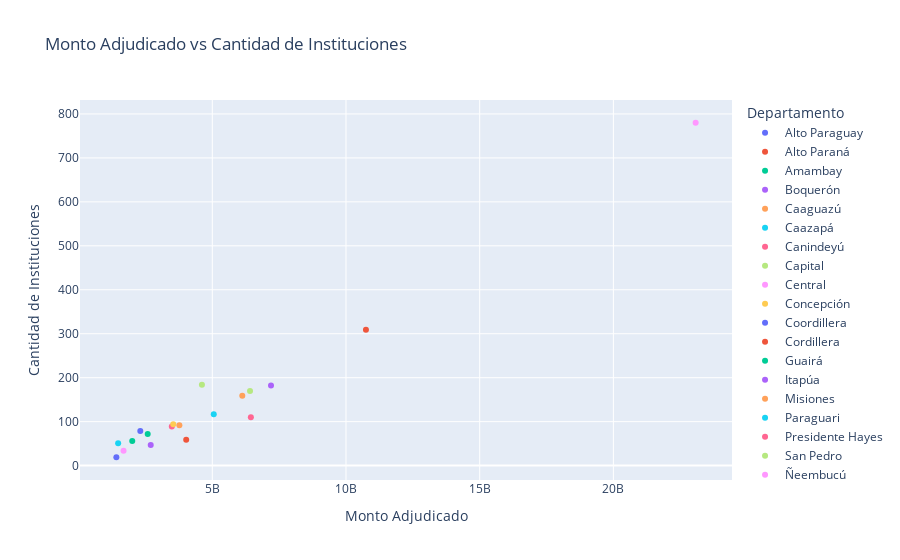

This figure's notebook cell:
### Code cell
import pandas as pd
import plotly.express as px

# Supongamos que ya has leído tu archivo Excel en un DataFrame llamado df
# df = pd.read_excel('tu_archivo.xlsx', sheet_name='DISPOSITIVOS')

# Agrupar por 'Departamento' y sumar 'Monto Adjudicado 1' y 'Cantidad de Instituciones'
df_agrupado = df.groupby('Departamento').agg({
    'Monto Adjudicado 1': 'sum',
    'Cantidad de Instituciones': 'sum'
}).reset_index()

# Ver los primeros registros del DataFrame agrupado
print(df_agrupado.head())

# Crear un gráfico de dispersión (scatter) usando Plotly Express
fig = px.scatter(
    df_agrupado,
    x='Monto Adjudicado 1',       # Eje X: Monto Adjudicado
    y='Cantidad de Instituciones',  # Eje Y: Cantidad de Instituciones
    color='Departamento',           # Colorear por Departamento
    title='Monto Adjudicado vs Cantidad de Instituciones',
    labels={
        'Monto Adjudicado 1': 'Monto Adjudicado',
        'Cantidad de Instituciones': 'Cantidad de Instituciones'
    }
)

# Mostrar el gráfico
fig.show()

# Opcional: guardar el DataFrame agrupado en un archivo CSV
df_agrupado.to_csv('../data/uepp/df_agrupado_conectividad.csv', index=False)

### Figure 1 — Plotly figure (JSON) as saved in the notebook; plotly's stock layout.template omitted (floating-point values rounded to 4 significant figures)
{"data": [{"hovertemplate": "Departamento=Alto Paraguay<br>Monto Adjudicado=%{x}<br>Cantidad de Instituciones=%{y}<extra></extra>", "legendgroup": "Alto Paraguay", "marker": {"color": "#636efa", "symbol": "circle"}, "mode": "markers", "name": "Alto Paraguay", "orientation": "v", "showlegend": true, "type": "scatter", "x": [1412138645], "xaxis": "x", "y": [19], "yaxis": "y"}, {"hovertemplate": "Departamento=Alto Paraná<br>Monto Adjudicado=%{x}<br>Cantidad de Instituciones=%{y}<extra></extra>", "legendgroup": "Alto Paraná", "marker": {"color": "#EF553B", "symbol": "circle"}, "mode": "markers", "name": "Alto Paraná", "orientation": "v", "showlegend": true, "type": "scatter", "x": [10746606201], "xaxis": "x", "y": [309], "yaxis": "y"}, {"hovertemplate": "Departamento=Amambay<br>Monto Adjudicado=%{x}<br>Cantidad de Instituciones=%{y}<extra></extra>", "legendgroup": "Amambay", "marker": {"color": "#00cc96", "symbol": "circle"}, "mode": "markers", "name": "Amambay", "orientation": "v", "showlegend": true, "type": "scatter", "x": [2006737340], "xaxis": "x", "y": [56], "yaxis": "y"}, {"hovertemplate": "Departamento=Boquerón<br>Monto Adjudicado=%{x}<br>Cantidad de Instituciones=%{y}<extra></extra>", "legendgroup": "Boquerón", "marker": {"color": "#ab63fa", "symbol": "circle"}, "mode": "markers", "name": "Boquerón", "orientation": "v", "showlegend": true, "type": "scatter", "x": [2697552529], "xaxis": "x", "y": [47], "yaxis": "y"}, {"hovertemplate": "Departamento=Caaguazú<br>Monto Adjudicado=%{x}<br>Cantidad de Instituciones=%{y}<extra></extra>", "legendgroup": "Caaguazú", "marker": {"color": "#FFA15A", "symbol": "circle"}, "mode": "markers", "name": "Caaguazú", "orientation": "v", "showlegend": true, "type": "scatter", "x": [6122099725], "xaxis": "x", "y": [159], "yaxis": "y"}, {"hovertemplate": "Departamento=Caazapá<br>Monto Adjudicado=%{x}<br>Cantidad de Instituciones=%{y}<extra></extra>", "legendgroup": "Caazapá", "marker": {"color": "#19d3f3", "symbol": "circle"}, "mode": "markers", "name": "Caazapá", "orientation": "v", "showlegend": true, "type": "scatter", "x": [1479193465], "xaxis": "x", "y": [51], "yaxis": "y"}, {"hovertemplate": "Departamento=Canindeyú<br>Monto Adjudicado=%{x}<br>Cantidad de Instituciones=%{y}<extra></extra>", "legendgroup": "Canindeyú", "marker": {"color": "#FF6692", "symbol": "circle"}, "mode": "markers", "name": "Canindeyú", "orientation": "v", "showlegend": true, "type": "scatter", "x": [3485945335], "xaxis": "x", "y": [89], "yaxis": "y"}, {"hovertemplate": "Departamento=Capital<br>Monto Adjudicado=%{x}<br>Cantidad de Instituciones=%{y}<extra></extra>", "legendgroup": "Capital", "marker": {"color": "#B6E880", "symbol": "circle"}, "mode": "markers", "name": "Capital", "orientation": "v", "showlegend": true, "type": "scatter", "x": [4612169982], "xaxis": "x", "y": [184], "yaxis": "y"}, {"hovertemplate": "Departamento=Central<br>Monto Adjudicado=%{x}<br>Cantidad de Instituciones=%{y}<extra></extra>", "legendgroup": "Central", "marker": {"color": "#FF97FF", "symbol": "circle"}, "mode": "markers", "name": "Central", "orientation": "v", "showlegend": true, "type": "scatter", "x": [23076387963], "xaxis": "x", "y": [780], "yaxis": "y"}, {"hovertemplate": "Departamento=Concepción<br>Monto Adjudicado=%{x}<br>Cantidad de Instituciones=%{y}<extra></extra>", "legendgroup": "Concepción", "marker": {"color": "#FECB52", "symbol": "circle"}, "mode": "markers", "name": "Concepción", "orientation": "v", "showlegend": true, "type": "scatter", "x": [3541096482], "xaxis": "x", "y": [94], "yaxis": "y"}, {"hovertemplate": "Departamento=Coordillera<br>Monto Adjudicado=%{x}<br>Cantidad de Instituciones=%{y}<extra></extra>", "legendgroup": "Coordillera", "marker": {"color": "#636efa", "symbol": "circle"}, "mode": "markers", "name": "Coordillera", "orientation": "v", "showlegend": true, "type": "scatter", "x": [2307248982], "xaxis": "x", "y": [79], "yaxis": "y"}, {"hovertemplate": "Departamento=Cordillera<br>Monto Adjudicado=%{x}<br>Cantidad de Instituciones=%{y}<extra></extra>", "legendgroup": "Cordillera", "marker": {"color": "#EF553B", "symbol": "circle"}, "mode": "markers", "name": "Cordillera", "orientation": "v", "showlegend": true, "type": "scatter", "x": [4024422497], "xaxis": "x", "y": [59], "yaxis": "y"}, {"hovertemplate": "Departamento=Guairá<br>Monto Adjudicado=%{x}<br>Cantidad de Instituciones=%{y}<extra></extra>", "legendgroup": "Guairá", "marker": {"color": "#00cc96", "symbol": "circle"}, "mode": "markers", "name": "Guairá", "orientation": "v", "showlegend": true, "type": "scatter", "x": [2584699637], "xaxis": "x", "y": [72], "yaxis": "y"}, {"hovertemplate": "Departamento=Itapúa<br>Monto Adjudicado=%{x}<br>Cantidad de Instituciones=%{y}<extra></extra>", "legendgroup": "Itapúa", "marker": {"color": "#ab63fa", "symbol": "circle"}, "mode": "markers", "name": "Itapúa", "orientation": "v", "showlegend": true, "type": "scatter", "x": [7195717690], "xaxis": "x", "y": [182], "yaxis": "y"}, {"hovertemplate": "Departamento=Misiones<br>Monto Adjudicado=%{x}<br>Cantidad de Instituciones=%{y}<extra></extra>", "legendgroup": "Misiones", "marker": {"color": "#FFA15A", "symbol": "circle"}, "mode": "markers", "name": "Misiones", "orientation": "v", "showlegend": true, "type": "scatter", "x": [3769423457], "xaxis": "x", "y": [92], "yaxis": "y"}, {"hovertemplate": "Departamento=Paraguari<br>Monto Adjudicado=%{x}<br>Cantidad de Instituciones=%{y}<extra></extra>", "legendgroup": "Paraguari", "marker": {"color": "#19d3f3", "symbol": "circle"}, "mode": "markers", "name": "Paraguari", "orientation": "v", "showlegend": true, "type": "scatter", "x": [5054529044], "xaxis": "x", "y": [117], "yaxis": "y"}, {"hovertemplate": "Departamento=Presidente Hayes<br>Monto Adjudicado=%{x}<br>Cantidad de Instituciones=%{y}<extra></extra>", "legendgroup": "Presidente Hayes", "marker": {"color": "#FF6692", "symbol": "circle"}, "mode": "markers", "name": "Presidente Hayes", "orientation": "v", "showlegend": true, "type": "scatter", "x": [6442666083], "xaxis": "x", "y": [110], "yaxis": "y"}, {"hovertemplate": "Departamento=San Pedro<br>Monto Adjudicado=%{x}<br>Cantidad de Instituciones=%{y}<extra></extra>", "legendgroup": "San Pedro", "marker": {"color": "#B6E880", "symbol": "circle"}, "mode": "markers", "name": "San Pedro", "orientation": "v", "showlegend": true, "type": "scatter", "x": [6411099097], "xaxis": "x", "y": [170], "yaxis": "y"}, {"hovertemplate": "Departamento=Ñeembucú<br>Monto Adjudicado=%{x}<br>Cantidad de Instituciones=%{y}<extra></extra>", "legendgroup": "Ñeembucú", "marker": {"color": "#FF97FF", "symbol": "circle"}, "mode": "markers", "name": "Ñeembucú", "orientation": "v", "showlegend": true, "type": "scatter", "x": [1680889111], "xaxis": "x", "y": [34], "yaxis": "y"}], "layout": {"legend": {"title": {"text": "Departamento"}, "tracegroupgap": 0}, "title": {"text": "Monto Adjudicado vs Cantidad de Instituciones"}, "xaxis": {"anchor": "y", "domain": [0, 1], "title": {"text": "Monto Adjudicado"}}, "yaxis": {"anchor": "x", "domain": [0, 1], "title": {"text": "Cantidad de Instituciones"}}}}
